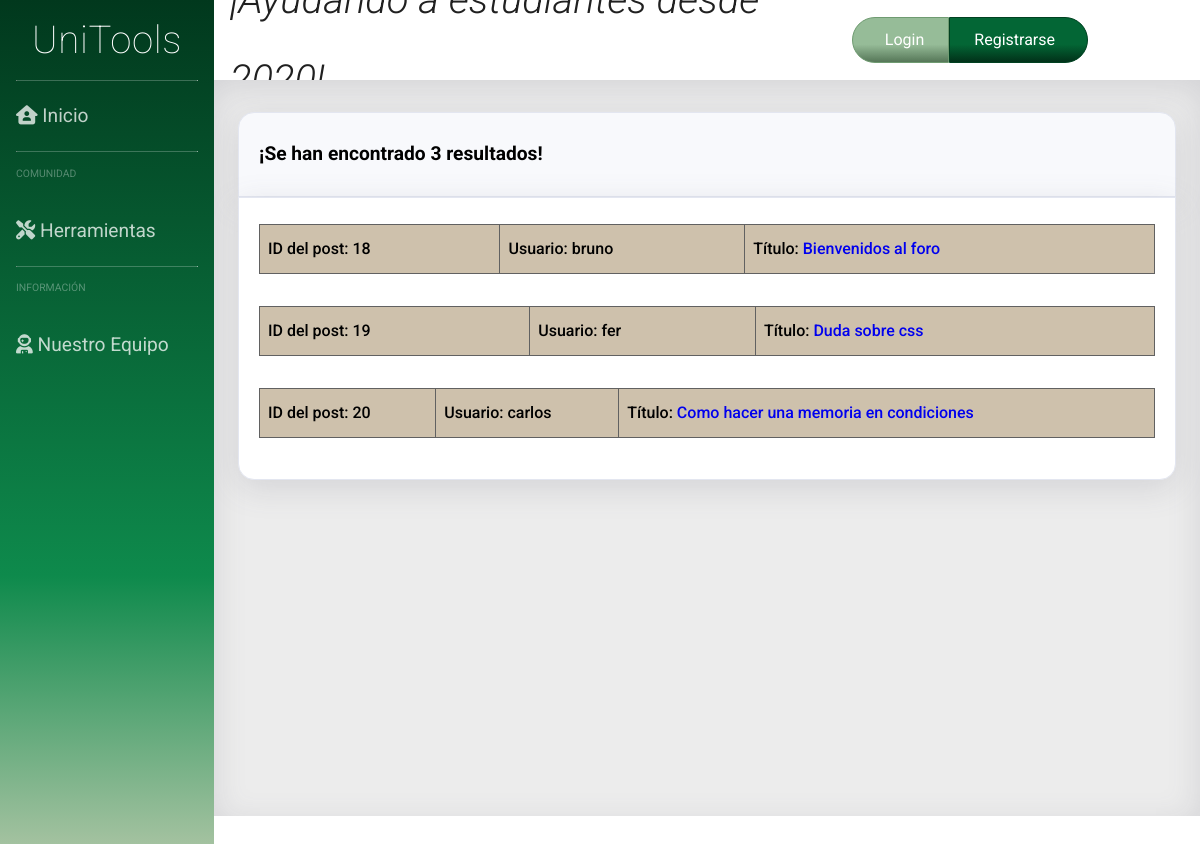
Screenshot of /search.php with the database file from the repository.
### tables this page shows
CREATE TABLE `posts` (
  `id_post` int(11) NOT NULL,
  `user` int(11) NOT NULL,
  `title` text NOT NULL,
  `content` text NOT NULL,
  `id_cat` varchar(25) NOT NULL
);

CREATE TABLE `user` (
  `id_user` int(11) NOT NULL,
  `email` varchar(50) NOT NULL,
  `password` varchar(255) NOT NULL,
  `username` varchar(30) NOT NULL,
  `premium` tinyint(1) NOT NULL,
  `admin` tinyint(1) NOT NULL,
  `name` text NOT NULL,
  `aboutMe` text NOT NULL
);

### dao/dao_post.php (called while the page is built, shortened)
<?php
include_once('DAO.php');
include_once('post_class.php');
class DAOpost extends DAO {
	public function search_certain_post($search){
		$sql = "SELECT * FROM posts WHERE id_post LIKE '%%$search%%' OR user LIKE '%%$search%%' OR title LIKE '%%$search%%' OR content LIKE '%%$search%%' OR id_cat LIKE '%%$search%%'";
		$query = $this->devolverConsulta($sql);
		$array = [];
		while($result = mysqli_fetch_assoc($query)){
            $post = new TOUpost( $result['id_post'],$result['user'],$result['title'],$result['content'],$result['id_cat']);
            array_push($array, $post);
		}
		return $array;
	}
}
?>

### dao/DAO.php (called while the page is built, shortened)
<?php
class DAO {
	public $conn;
	public function __construct() {
		if (!$this->conn){
			if(isset($_SESSION['admin']) && $_SESSION['admin']){
				$this->conn = mysqli_connect("localhost", "root", "", "unitoolsdb");
			}else{
				$this->conn = mysqli_connect("localhost", "Usuario", "User", "unitoolsdb");
			}
		}
	}
	public function ejecutarConsulta($query){
		$result = mysqli_query($this->conn, $query) or die($this->conn->error);
        $array = mysqli_fetch_assoc($result);
		return $array;
	}
	public function devolverConsulta($query){
		$result = mysqli_query($this->conn, $query) or die($this->conn->error);
		return $result;
	}
}
?>

### dao/post_class.php (called while the page is built, shortened)
<?php
class TOUPost {
	private $id_Post;
	private $user;
	private $title;
	function __construct($id_post ='',$user='',$title='',$content='',$category=''){
        $this->id_Post = $id_post;
		$this->user = $user;
		$this->title = $title;
	}
	public function get_id(){
		return $this->id_Post;
	}
	public function get_user(){
		return $this->user;
	}
	public function get_title(){
		return $this->title;
	}
}
?>

### dao/dao_user.php (called while the page is built, shortened)
<?php
include_once('DAO.php');
include_once('user_class.php');
class DAOUsuario extends DAO {
	public function search_userId($userId){
		$sql = sprintf("SELECT * FROM user WHERE id_User = $userId");
		if (!$this->ejecutarConsulta($sql))
			return null;
		$result = $this->ejecutarConsulta($sql);
		$user = new TOUser($result['id_user'],$result['email'],$result['password'],$result['username'],$result['premium'], $result['admin'], $result['name'], $result['aboutMe']);
		return $user;
	}
}

### dao/user_class.php (called while the page is built, shortened)
<?php
class TOUser {
	private $user_name;
	function __construct($userId='',$email='',$password='',$user_name='',$premium='', $admin='', $name='', $aboutMe=''){
		$this->user_name = $user_name;
	}
	public function get_username(){
		return $this->user_name;
	}
}
?>

### search.php (the view, shortened to what this page needs)
<?php
if (!isset($_SESSION)) {
    include_once("dao/dao_post.php");
    include_once("dao/dao_user.php");
}
?>
<!DOCTYPE html>
<html>
<head>
    <link rel="stylesheet" type="text/css" href="css/hoja_OG.css">
    <link rel="stylesheet" type="text/css" href="css/side_OG.css">
    <link rel="stylesheet" type="text/css" href="css/cabecera_OG.css">
    <link rel="stylesheet" type="text/css" href="css/content_OG.css">
</head>
<body>
 <div class="contenedor">
<?php
require("includes/common/navegacion_OG.php");?>
<?php
require("includes/common/cabecera_OG.php");?>
<div class="contenido">
            <div class="fb-col box" id = "pg_s">
		    <div class="t1 fb-row" >
            <?php
            $dao_post = new DAOpost();
            $dao_user = new DAOUsuario();
            $search = $_POST['buscar'];
            $res = $dao_post->search_certain_post($search);
            if (count($res) == '1') {
                echo "<h2>¡Se han encontrado " . count($res) . " resultado!</h2>";
            } else {
                echo "<h2>¡Se han encontrado " . count($res) . " resultados!</h2>";
            }?>
            </div>
            <div class = "b1" id = "resultados_style">
            <?php
            while (!empty($res)) {
                $curr_post = array_shift($res);
                $post_id = $curr_post->get_id();
                $usuario = $dao_user->search_userId($curr_post->get_user());
                $title = $curr_post->get_title();
                if ($usuario == null) {
                    $username = "Usuario borrado";
                } else if ($usuario instanceof TOUser){
                    $username = $usuario->get_username();
                }
                echo "<table id = 't02' style='width:100%' class=\"posts\">";
                echo "<tbody>";
                echo "<tr>";
                echo "<td>ID del post: " . $post_id . "</td>";
                echo "<td>Usuario: " . $username . "</td>";
                echo "<td>Título: " . "<a href=\"post.php?id=" . $post_id . "\">" . $title . "</a></td>";
                echo "</tr>";
                echo "</tbody>";
                echo "</table>";
            }
            ?>
                </div>
        </div>
    </div>
</body>

### css/hoja_OG.css (style rules this page uses)
html, body { height: 100%; min-height: 100%; margin: 0; font-size: 1rem; line-height: 2; text-align: left; font-family: "Roboto", sans-serif; overflow: hidden; }
.contenedor { display: grid; grid-gap: 0; grid-template-columns: [c1] 1fr [c2] 5.5fr; grid-template-rows: [r1] 1fr [r2] 11fr; width: auto; height: auto; min-width: 100%; min-height: 100%; background-color: #fff; color: #000000; }
a { text-decoration: none; }
.fb-col { display: flex; flex-direction: column; }
.fb-row { display: flex; flex-flow: row wrap; padding-left: 0; }
.box { background-color: transparent; color: black; word-wrap: break-word; margin: 2rem 1.5rem 0; }
.t1 { border: 1px solid #e3e6f0; padding: 0.4rem 1.25rem; margin-bottom: 0; background-color: #f8f9fc; border-bottom: 1px solid #e3e6f0; border-top-left-radius: 1rem; border-top-right-radius: 1rem; border-bottom-left-radius: 0; border-bottom-right-radius: 0; color: #000; box-shadow: 0 0.5rem 2rem 0 rgba(96, 98, 114, 0.178); }
.b1 { border: 1px solid #e3e6f0; padding: 0.6rem 1.25rem; background-color: white; border-radius: 1rem; border-bottom-left-radius: 1rem; border-bottom-right-radius: 1rem; border-top-left-radius: 0; border-top-right-radius: 0; color: #000; box-shadow: 0 0.5rem 2rem 0 rgba(96, 98, 114, 0.178); }
.box h2 { font-weight: 300; font-size: 120%; }
table { width: 100%; margin: 1rem 0 2rem 0; }
table tbody { border-radius: 3rem; }
table, th, td { border: 1px solid rgb(97, 97, 97); border-collapse: collapse; }
th, td { text-align: left; padding: 0.5rem; }
tr:nth-child(odd) { background-color: #cec1ac; }

### css/content_OG.css (style rules this page uses)
* { box-sizing: border-box; }
.contenido { grid-column: c2; grid-row: r2; background-color: rgb(236, 236, 236); color: rgb(37, 37, 37); padding-top: 0px; margin: 0; max-height: 92vh; overflow-y: scroll; width: 100%; padding-bottom: 100px; box-shadow: inset 0 0.5rem 2rem 0 rgba(96, 98, 114, 0.178); }
#resultados_style { font-weight: 500; }
#pg_s h2 { font-weight: bold; }

### rows the page displays
posts: id_post "18", user.username "bruno", title "Bienvenidos al foro"
posts: id_post "19", user.username "fer", title "Duda sobre css"
posts: id_post "20", user.username "carlos", title "Como hacer una memoria en condiciones"

### other values shown
count($res) "3"
